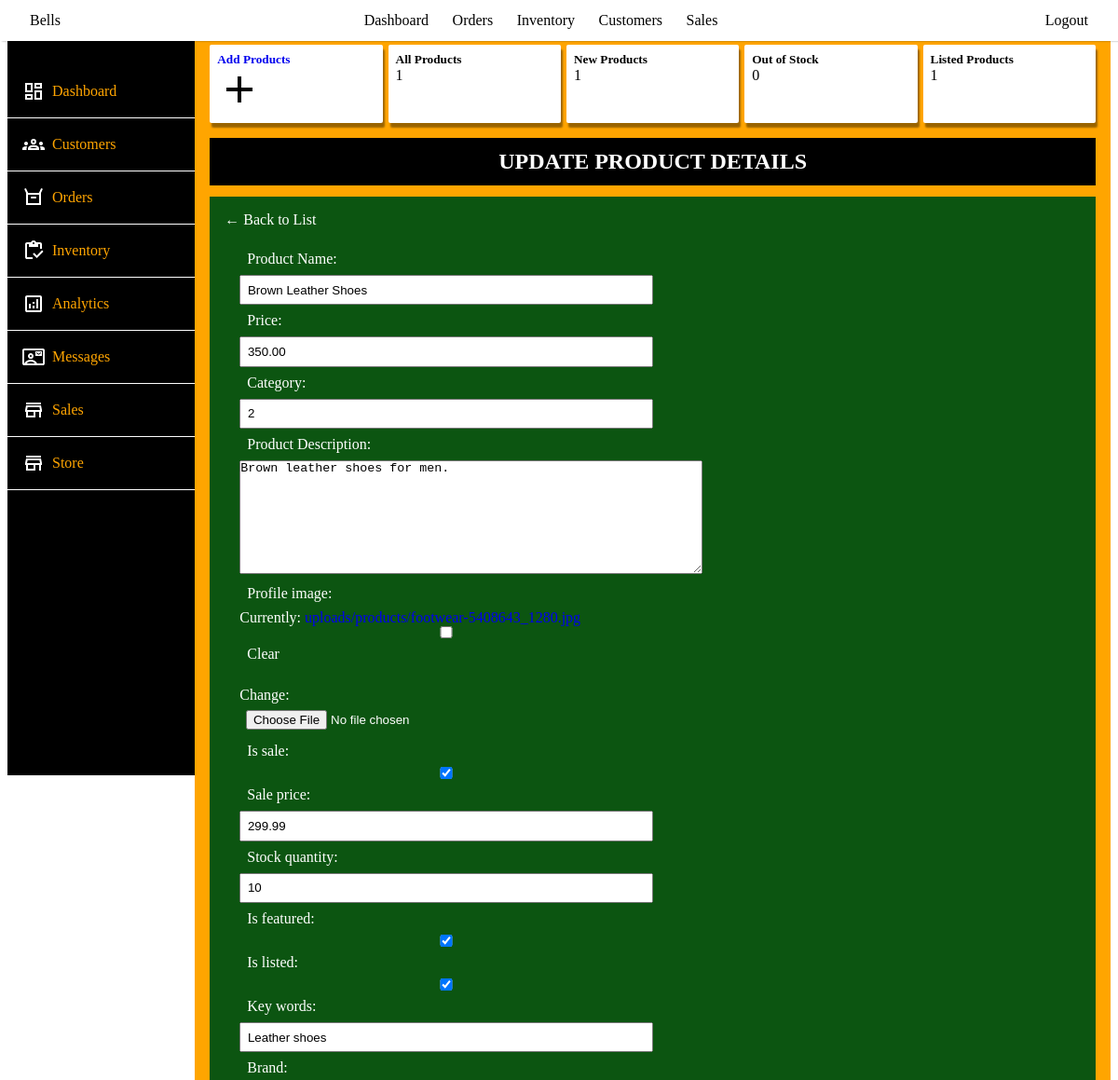
The app's page /product_inventory/1 (upper part), older data.
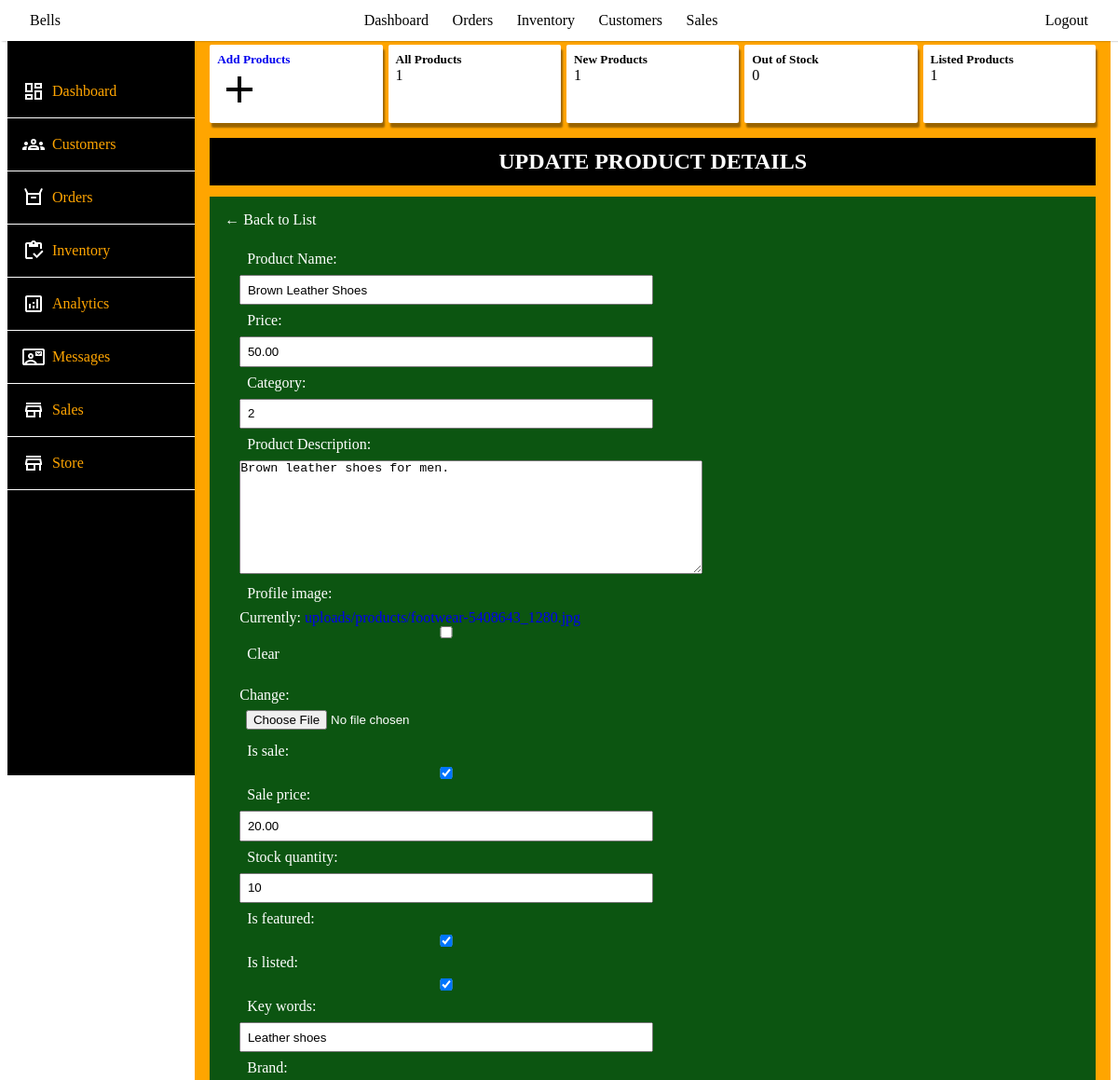
The same page, newer data.
### store/models.py (models this page shows, shortened)
class Product(models.Model):
    profile_image = models.ImageField(upload_to='uploads/products', null=True, blank=True, default='media/default/product.png')
    name = models.CharField(max_length=255, verbose_name='Product Name')
    price = models.DecimalField(max_digits=12, decimal_places=2)
    description = models.TextField(verbose_name='Product Description', blank=True, null=True)
    is_sale = models.BooleanField(default=False)
    sale_price = models.DecimalField(max_digits=12, decimal_places=2, null=True, blank=True)
    discount = models.DecimalField(default=0, max_digits=9, decimal_places=2, null=True, blank=True)
    percentage_discount = models.DecimalField(default=0, max_digits=5, decimal_places=0, null=True, blank=True)
    created_at = models.DateTimeField(auto_now_add=True)
    is_listed = models.BooleanField(default=True)
    is_featured = models.BooleanField(default=True)
    slug = models.SlugField(unique=True, blank=True, null=True)
    key_words = models.CharField(max_length=255, blank=True, null=True)
    stock_quantity = models.IntegerField(default=1)
    brand = models.CharField(max_length=255, blank=True, null=True)
    material = models.CharField(max_length=255, blank=True, null=True)
    category = TreeForeignKey(Category, on_delete=models.CASCADE, related_name='products', null=True, blank=True)
    color = models.ManyToManyField(Color, related_name='products', blank=True, null=True)
    size = models.ManyToManyField(Size, related_name='products', blank=True, null=True)
    @property
    def imageURL(self):
        try:
            url = self.profile_image.url
        except:
            url = ''
        return url

### admin_portal/views.py (the view)
# urls.py: path('product_inventory/<int:pk>', views.product_inventory, name='product_inventory'),
def product_inventory(request, pk):
    product = get_object_or_404(Product, id=pk)
    products = Product.objects.all()
    product_images = ProductImage.objects.filter(product=product)
    products_count = products.count()
    now = timezone.now()
    new_products_count = products.filter(created_at__gte=now - datetime.timedelta(days=30)).count()
    out_of_stock_count = products.filter(stock_quantity__lte=0).count()
    is_listed_count = products.filter(is_listed=True).count()
    if request.method == 'POST':
        if 'product_form' in request.POST:
            product_form = ProductModelForm(request.POST, request.FILES, instance=product)
            product_image_form = ProductImageForm(request.POST, request.FILES)
            if product_form.is_valid() and product_image_form.is_valid():
                product_form.save()
                images = request.FILES.getlist('product_images')
                for image in images:
                    ProductImage.objects.create(product=product, product_images=image)
                messages.success(request, 'Product and images updated successfully!')
                return redirect('inventory')
            else:
                messages.error(request, 'Please correct the errors below.')
        elif 'delete_image' in request.POST:
            image_id = request.POST.get('image_id')
            image_to_delete = get_object_or_404(ProductImage, id=image_id)
            image_to_delete.delete()
            messages.success(request, 'Image removed successfully!')
            return redirect('product_inventory', pk=pk)
    else:
        product_form = ProductModelForm(instance=product)
        product_image_form = ProductImageForm()
    context = {
        'product': product,
        'product_images': product_images,
        'product_form': product_form,
        'product_image_form': product_image_form,
        'products_count': products_count,
        'new_products_count': new_products_count,
        'out_of_stock_count': out_of_stock_count,
        'is_listed_count': is_listed_count
    }
    return render(request, 'admin_portal/product_inventory.html', context)

### admin_portal/forms.py (shortened to what this page needs)
class ProductImageForm(forms.Form):
    product_images = MultipleFileField()

### cart/context_processors.py (called while the page is built)
def cart(request):
    return {'cart': Cart(request)}

### store/models.py (called while the page is built)
    @property
    def imageURL(self):
        try:
            url = self.product_images.url
        except:
            url = ''
        return url

### admin_portal/templates/admin_portal/product_inventory.html (shortened to what this page needs)
{% extends 'admin_portal/base.html' %}
{% block content %}
<div class="container">
    <div class="side-bar">
        <div class="menu-item"> <a href="{% url 'admin_portal' %}"> Dashboard</a></div>
        <div class="menu-item"> <a href="#"> Customers</a></div>
        <div class="menu-item"> <a href="#"> Orders</a></div>
        <div class="menu-item"> <a href="#"> Inventory</a></div>
        <div class="menu-item"> <a href="#"> Analytics</a></div>
        <div class="menu-item"> <a href="#"> Messages</a></div>
        <div class="menu-item"><svg xmlns="http://www.w3.org/2000/svg" height="24" viewBox="0 -960 960 960" width="24"><path d="M160-720v-80h640v80H160Zm0 560v-240h-40v-80l40-200h640l40 200v80h-40v240h-80v-240H560v240H160Zm80-80h240v-160H240v160Zm-38-240h556-556Zm0 0h556l-24-120H226l-24 120Z"/></svg> <a href="#"> Sales </a></div>
        <div class="menu-item"><svg xmlns="http://www.w3.org/2000/svg" height="24" viewBox="0 -960 960 960" width="24"><path d="M160-720v-80h640v80H160Zm0 560v-240h-40v-80l40-200h640l40 200v80h-40v240h-80v-240H560v240H160Zm80-80h240v-160H240v160Zm-38-240h556-556Zm0 0h556l-24-120H226l-24 120Z"/></svg> <a href="{% url 'home' %}"> Store </a></div>
    </div>
    <div class="content">
        <div class="main-content">
            <div class="leading">
                <div class="lead">
                   <a href="{% url 'add_product' %}"> <h5>Add Products</h5>
                    <svg xmlns="http://www.w3.org/2000/svg" height="24" viewBox="0 -960 960 960" width="24"><path d="M440-440H200v-80h240v-240h80v240h240v80H520v240h-80v-240Z"/></svg></a>
                </div>
                <div class="lead">
                    <h5>All Products</h5>
                    <p>{{ products_count }}</p>
                </div>
                <div class="lead">
                    <h5>New Products</h5>
                    <p>{{ new_products_count}}</p>
                </div>
                <div class="lead">
                    <h5>Out of Stock</h5>
                    <p>{{ out_of_stock_count }}</p>
                </div>
                <div class="lead">
                    <h5>Listed Products</h5>
                    <p>{{ is_listed_count }}</p>
                </div>
            </div>
        <section>
            <h1 class="product-inventory-headings">UPDATE PRODUCT DETAILS</h1>
            <div class="product_form">
                <a href="{% url 'inventory' %}" style="color: white;">&larr; Back to List</a>
                <form method="POST" action="{% url 'product_inventory' product.id %}" enctype="multipart/form-data">
                    {{product_form.as_p}}
                </form>
            </div>
        </section>
        </div>
    </div>
</div>
</div>
{% endblock content %}

Row changes from the older to the newer data that the page shows:
changed Product "Brown Leather Shoes": price "350.00" → "50.00"; sale_price "299.99" → "20.00"
